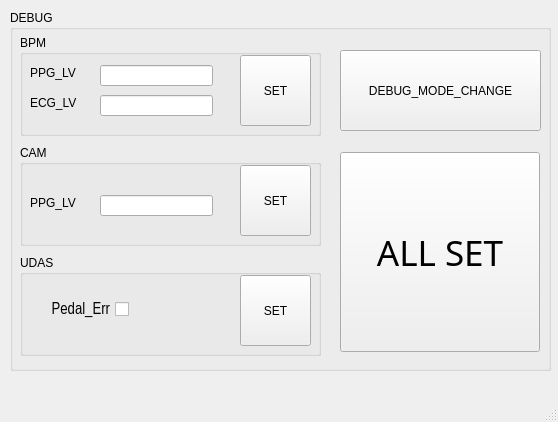
<?xml version="1.0" encoding="UTF-8"?>
<ui version="4.0">
 <class>MainWindow</class>
 <widget class="QMainWindow" name="MainWindow">
  <property name="geometry">
   <rect>
    <x>0</x>
    <y>0</y>
    <width>558</width>
    <height>422</height>
   </rect>
  </property>
  <property name="windowTitle">
   <string>MainWindow</string>
  </property>
  <widget class="QWidget" name="centralwidget">
   <widget class="QGroupBox" name="DEBUG_BOX">
    <property name="geometry">
     <rect>
      <x>10</x>
      <y>10</y>
      <width>541</width>
      <height>361</height>
     </rect>
    </property>
    <property name="title">
     <string>DEBUG</string>
    </property>
    <widget class="QPushButton" name="Debug_Mode_Change">
     <property name="geometry">
      <rect>
       <x>330</x>
       <y>40</y>
       <width>201</width>
       <height>81</height>
      </rect>
     </property>
     <property name="text">
      <string>DEBUG_MODE_CHANGE</string>
     </property>
    </widget>
    <widget class="QGroupBox" name="BPM_SHOW">
     <property name="geometry">
      <rect>
       <x>10</x>
       <y>25</y>
       <width>301</width>
       <height>101</height>
      </rect>
     </property>
     <property name="title">
      <string>BPM</string>
     </property>
     <widget class="QLineEdit" name="ppg_lv_text">
      <property name="geometry">
       <rect>
        <x>80</x>
        <y>30</y>
        <width>113</width>
        <height>21</height>
       </rect>
      </property>
     </widget>
     <widget class="QLineEdit" name="ecg_lv_text">
      <property name="geometry">
       <rect>
        <x>80</x>
        <y>60</y>
        <width>113</width>
        <height>21</height>
       </rect>
      </property>
     </widget>
     <widget class="QLabel" name="ppg_lv">
      <property name="geometry">
       <rect>
        <x>10</x>
        <y>30</y>
        <width>64</width>
        <height>15</height>
       </rect>
      </property>
      <property name="text">
       <string>PPG_LV</string>
      </property>
     </widget>
     <widget class="QLabel" name="ecg_lv">
      <property name="geometry">
       <rect>
        <x>10</x>
        <y>60</y>
        <width>64</width>
        <height>15</height>
       </rect>
      </property>
      <property name="text">
       <string>ECG_LV</string>
      </property>
     </widget>
     <widget class="QPushButton" name="bpm_set">
      <property name="geometry">
       <rect>
        <x>220</x>
        <y>20</y>
        <width>71</width>
        <height>71</height>
       </rect>
      </property>
      <property name="text">
       <string>SET</string>
      </property>
     </widget>
    </widget>
    <widget class="QGroupBox" name="UDAS">
     <property name="geometry">
      <rect>
       <x>10</x>
       <y>245</y>
       <width>301</width>
       <height>101</height>
      </rect>
     </property>
     <property name="title">
      <string>UDAS</string>
     </property>
     <widget class="QPushButton" name="Pedal_ERR_Set">
      <property name="geometry">
       <rect>
        <x>220</x>
        <y>20</y>
        <width>71</width>
        <height>71</height>
       </rect>
      </property>
      <property name="text">
       <string>SET</string>
      </property>
     </widget>
     <widget class="QCheckBox" name="Pedal_ERR">
      <property name="enabled">
       <bool>true</bool>
      </property>
      <property name="geometry">
       <rect>
        <x>8</x>
        <y>45</y>
        <width>101</width>
        <height>19</height>
       </rect>
      </property>
      <property name="baseSize">
       <size>
        <width>0</width>
        <height>0</height>
       </size>
      </property>
      <property name="font">
       <font>
        <family>Arial Narrow</family>
        <pointsize>12</pointsize>
       </font>
      </property>
      <property name="layoutDirection">
       <enum>Qt::RightToLeft</enum>
      </property>
      <property name="text">
       <string>Pedal_Err</string>
      </property>
      <property name="iconSize">
       <size>
        <width>20</width>
        <height>20</height>
       </size>
      </property>
     </widget>
    </widget>
    <widget class="QGroupBox" name="CAM">
     <property name="geometry">
      <rect>
       <x>10</x>
       <y>135</y>
       <width>301</width>
       <height>101</height>
      </rect>
     </property>
     <property name="title">
      <string>CAM</string>
     </property>
     <widget class="QLineEdit" name="cam_lv_text">
      <property name="geometry">
       <rect>
        <x>80</x>
        <y>50</y>
        <width>113</width>
        <height>21</height>
       </rect>
      </property>
     </widget>
     <widget class="QLabel" name="cam_lv">
      <property name="geometry">
       <rect>
        <x>10</x>
        <y>50</y>
        <width>64</width>
        <height>15</height>
       </rect>
      </property>
      <property name="text">
       <string>PPG_LV</string>
      </property>
     </widget>
     <widget class="QPushButton" name="cam_set">
      <property name="geometry">
       <rect>
        <x>220</x>
        <y>20</y>
        <width>71</width>
        <height>71</height>
       </rect>
      </property>
      <property name="text">
       <string>SET</string>
      </property>
     </widget>
    </widget>
    <widget class="QPushButton" name="ALL_SET">
     <property name="geometry">
      <rect>
       <x>330</x>
       <y>142</y>
       <width>200</width>
       <height>200</height>
      </rect>
     </property>
     <property name="font">
      <font>
       <family>굴림</family>
       <pointsize>26</pointsize>
      </font>
     </property>
     <property name="text">
      <string>ALL SET</string>
     </property>
    </widget>
   </widget>
  </widget>
  <widget class="QMenuBar" name="menubar">
   <property name="geometry">
    <rect>
     <x>0</x>
     <y>0</y>
     <width>558</width>
     <height>26</height>
    </rect>
   </property>
  </widget>
  <widget class="QStatusBar" name="statusbar"/>
 </widget>
 <resources/>
 <connections/>
</ui>
